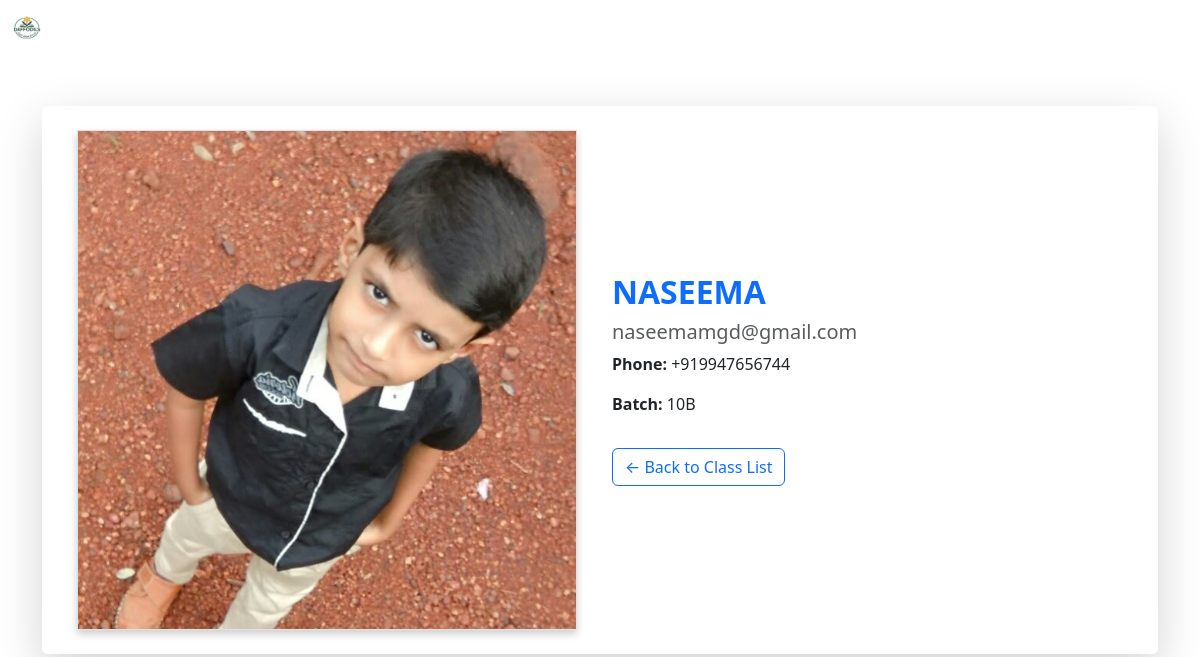
/user/student/1/ (signed in), run on the app's committed database.
### userapp/models.py (models this page shows)
class UserProfile(models.Model):
    user = models.OneToOneField(User, on_delete=models.CASCADE)
    phone = models.CharField(max_length=15, unique=True ,default='+91')
    batch = models.CharField(max_length=20, choices=[
        ('10A', '10A'), ('10B', '10B'), ('10C', '10C'), ('10D', '10D')
    ])
    n_adult = models.PositiveIntegerField(null=True, blank=True, default=0)
    n_child = models.PositiveIntegerField(null=True, blank=True , default=0)
    photo = models.ImageField(upload_to='user_photos/', blank=True, null=True)
    is_approved = models.BooleanField(default=False)

### userapp/views.py (the view)
# urls.py: path('student/<int:profile_id>/', views.user_detail, name='user_detail'),
@login_required
def user_detail(request, profile_id):
    profile = get_object_or_404(UserProfile, id=profile_id)
    return render(request, 'userapp/user_detail.html', {'profile': profile})

### templates/userapp/user_detail.html (shortened to what this page needs)
{% extends 'userapp/blank_layout_user.html' %}
{% load static %}
{% block content %}
<div id="profile-data" data-batch="{{ profile.batch }}" class="container my-5">
  <div class="p-4 shadow-lg rounded">
    <div class="row align-items-center">
      <div class="col-md-6 text-center mb-3 mb-md-0">
        {% if profile.photo %}
          <img src="{{ profile.photo.url }}" alt="User Photo" class="img-fluid border profile-img">
        {% else %}
          <img src="{% static 'images/prp.png' %}" alt="Default Photo" class="img-fluid border profile-img">
        {% endif %}
      </div>
      <div class="col-md-6">
        <h2 style=" font-weight: bold;" class="text-primary">{{ profile.user.first_name|upper }} {{ profile.user.last_name }}</h2>
        <h5 class="text-muted">{{ profile.user.email }}</h5>
        <p><strong>Phone:</strong> {{ profile.phone }}</p>
        <p><strong>Batch:</strong> {{ profile.batch }}</p>
        <a href="#" id="back-link" class="btn btn-outline-primary mt-3">← Back to Class List</a>
      </div>
    </div>
  </div>
</div>
{% endblock %}

### templates/userapp/user_detail.html (style rules this page uses)
.profile-img { max-width: 500px; max-height: 500px; height: auto; box-shadow: 0 4px 8px rgba(0,0,0,0.2); }

### data on the page
UserProfile: photo (picture), user.first_name "NASEEMA", user.email "naseemamgd@gmail.com", phone "+919947656744", batch "10B"
